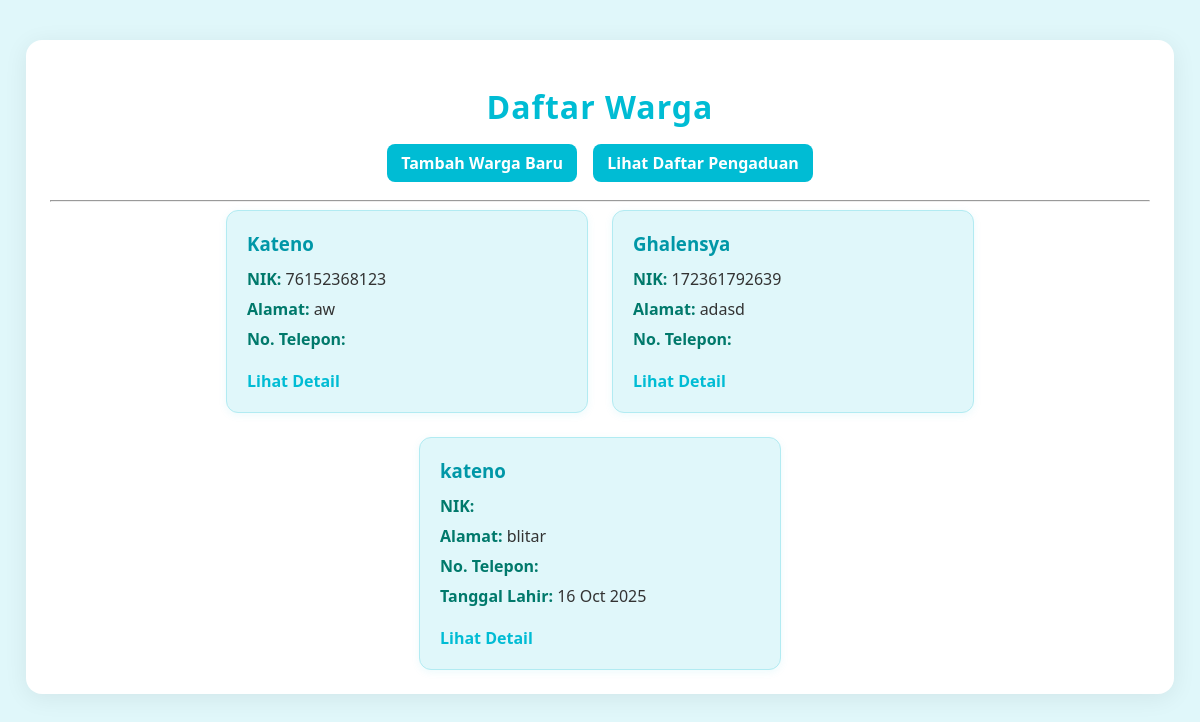
The page /warga/ on the database its author committed.
### warga/models.py (models this page shows, shortened)
class Warga(models.Model):
    nik = models.CharField(
        max_length=16,
        unique=True,
        verbose_name="Nomor Induk Kependudukan"
    )
    nama_lengkap = models.CharField(
        max_length=100,
        verbose_name="Nama Lengkap"
    )
    alamat = models.TextField(
        verbose_name="Alamat Tinggal"
    )
    tanggal_lahir = models.DateField(
        blank=True,
        null=True,
        verbose_name="Tanggal Lahir"
    )
    no_telepon = models.CharField(
        max_length=15,
        blank=True,
        verbose_name="Nomor Telepon"
    )
    tanggal_registrasi = models.DateTimeField(
        auto_now_add=True
    )

### warga/views.py (the view)
# urls.py: path('warga/',WargaListView.as_view(), name='warga_list'),
class WargaListView(ListView):
    model = Warga

### warga/templates/warga/warga_list.html (shortened to what this page needs)
<!DOCTYPE html>
<html lang="en">
<head>
</head>
<body>
    <div class="container">
        <h1>Daftar Warga</h1>
        <div class="top-actions">
            <a href="{% url 'warga_add' %}">Tambah Warga Baru</a>
            <a href="{% url 'pengaduan_list' %}" style="margin-left:12px;">Lihat Daftar Pengaduan</a>
        </div>
        <hr>
        <div class="card-list">
            {% for warga in object_list %}
            <div class="card">
                <h3>{{ warga.nama_lengkap }}</h3>
                <p><strong>NIK:</strong> {{ warga.nik }}</p>
                <p><strong>Alamat:</strong> {{ warga.alamat }}</p>
                <p><strong>No. Telepon:</strong> {{ warga.no_telepon }}</p>
                {% if warga.tanggal_lahir %}
                <p><strong>Tanggal Lahir:</strong> {{ warga.tanggal_lahir|date:"d M Y" }}</p>
                {% endif %}
                <a href="{% url 'warga_detail' warga.pk %}" class="detail-link">Lihat Detail</a>
            </div>
            {% empty %}
            <div class="empty">Tidak ada data warga.</div>
            {% endfor %}
        </div>
    </div>
</body>
</html>

### warga/templates/warga/warga_list.html (style rules this page uses)
body { background: #e0f7fa; font-family: 'Segoe UI', Arial, sans-serif; margin: 0; padding: 0; color: #333; }
.container { max-width: 1100px; margin: 40px auto; padding: 24px; background: #fff; border-radius: 16px; box-shadow: 0 4px 24px rgba(0,0,0,0.07); }
h1, h2 { color: #00bcd4; margin-bottom: 16px; text-align: center; letter-spacing: 1px; }
.top-actions { text-align: center; margin-bottom: 18px; }
.top-actions a { display: inline-block; background: #00bcd4; color: #fff; padding: 8px 14px; border-radius: 8px; text-decoration: none; font-weight: 600; }
.card-list { display: flex; flex-wrap: wrap; gap: 24px; justify-content: center; }
.card { background: #e0f7fa; border: 1px solid #b2ebf2; border-radius: 12px; padding: 20px; width: 320px; box-shadow: 0 2px 8px rgba(0,188,212,0.08); transition: box-shadow 0.2s; }
.card h3 { margin-top: 0; color: #0097a7; margin-bottom: 12px; }
.card p { margin: 8px 0; }
.card strong { color: #00796b; }
.detail-link { display: inline-block; margin-top: 12px; color: #00bcd4; text-decoration: none; font-weight: bold; }

### rows shown on the page
Warga: nama_lengkap "Kateno", nik "76152368123", alamat "aw"
Warga: nama_lengkap "Ghalensya", nik "172361792639", alamat "adasd"
Warga: nama_lengkap "kateno", alamat "blitar", tanggal_lahir "16 Oct 2025"
